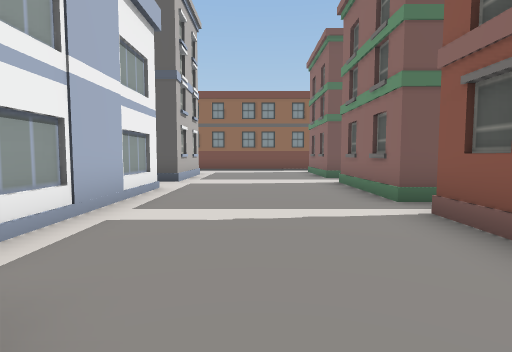
View 1 (above)

24 first-person views from a walk through a Unity game level. The camera is 1.5 m above the floor, tilts 4° down and sees 80° across. The floor is counted in squares, 2 m on a side. Each view is taken from the middle of a square. On the plan, view 1 faces up. The plan holds only what a view shows up to about 10 squares ahead; the rest is blank. The place goes on beyond the plan.

View 2
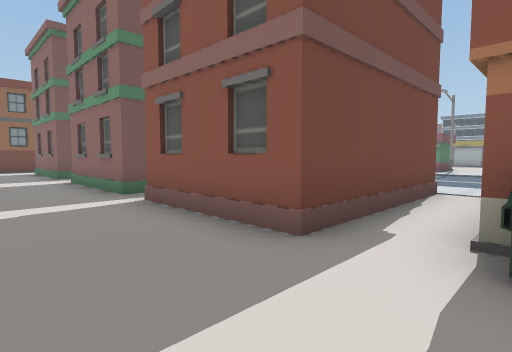

View 3
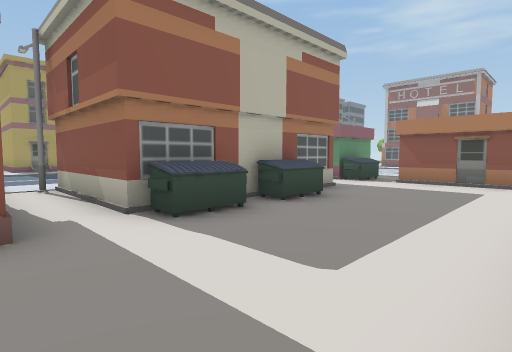

View 4
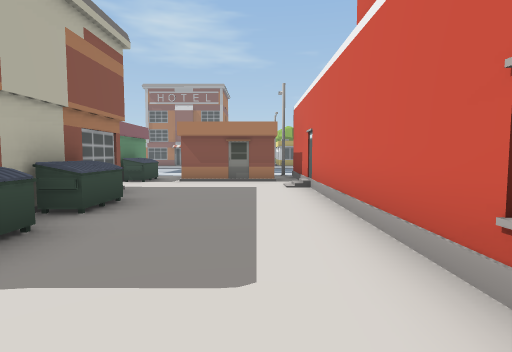

View 5
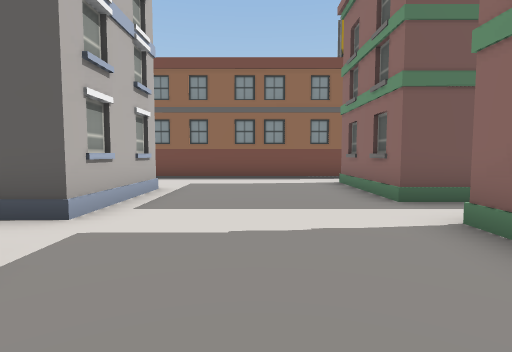

View 6
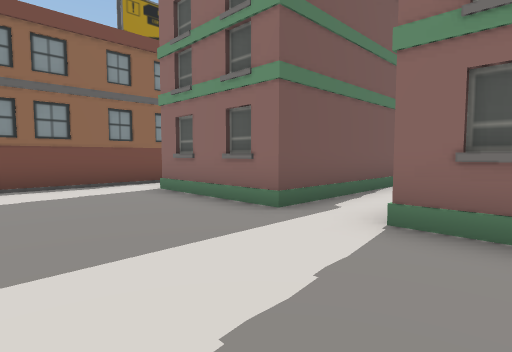

View 7
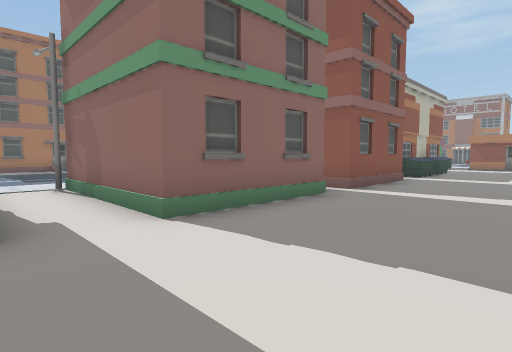

View 8
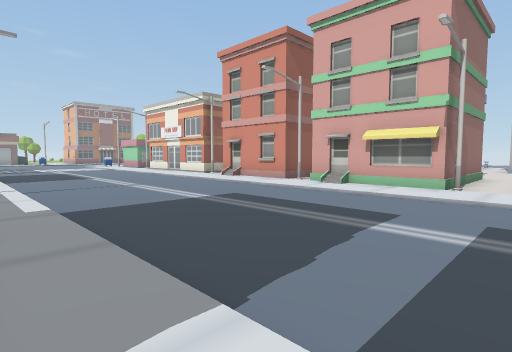

View 9
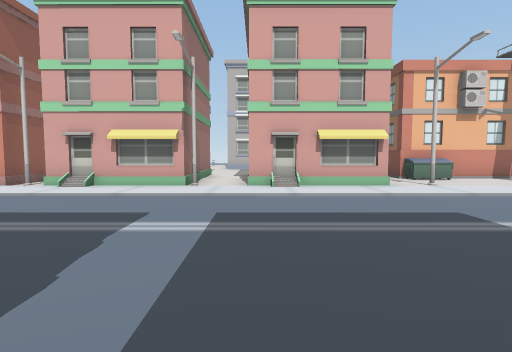

View 10
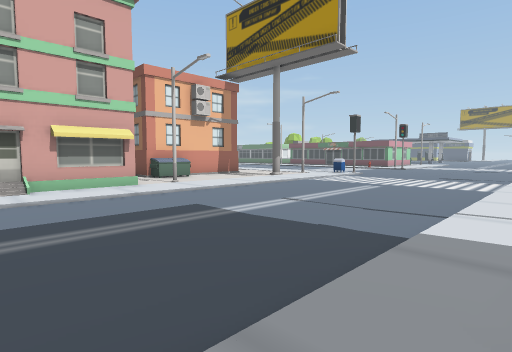

View 11
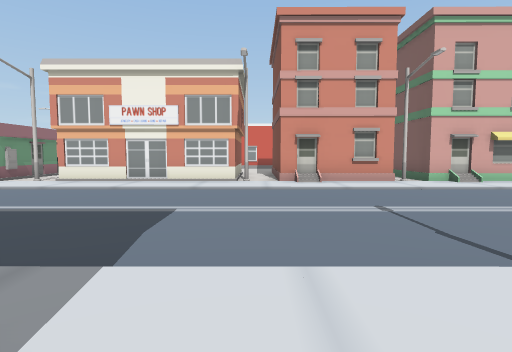

View 12
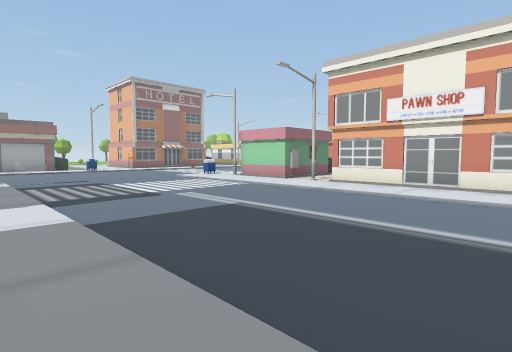

View 13
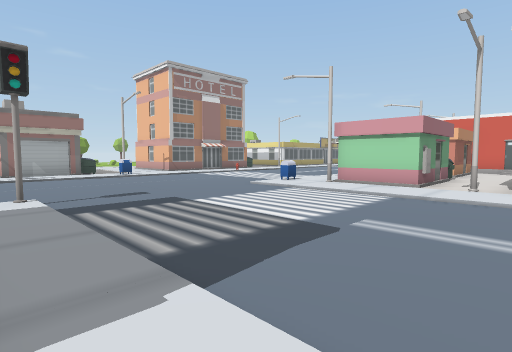

View 14
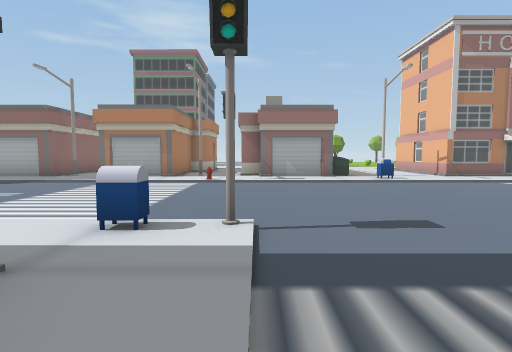

View 15
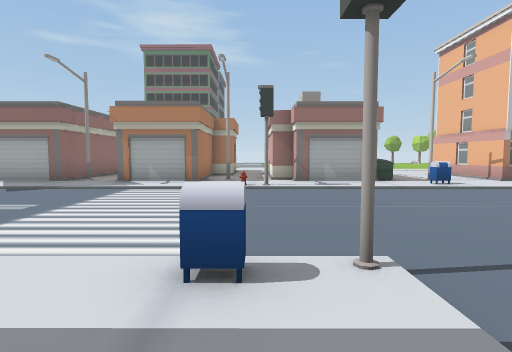

View 16
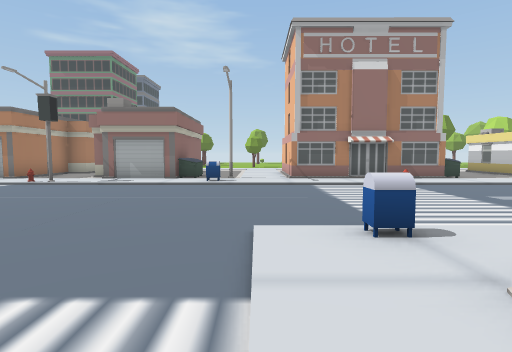

View 17
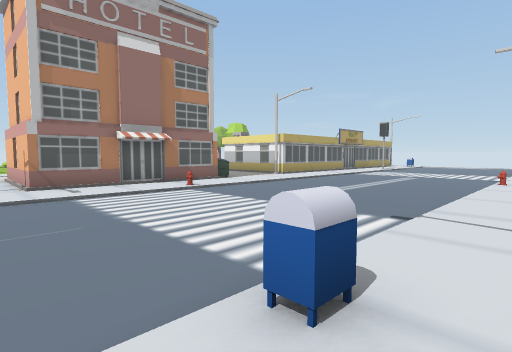

View 18
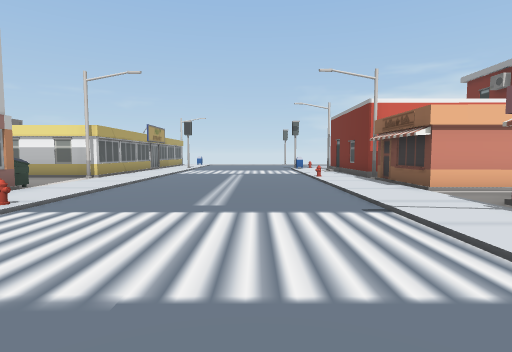

View 19
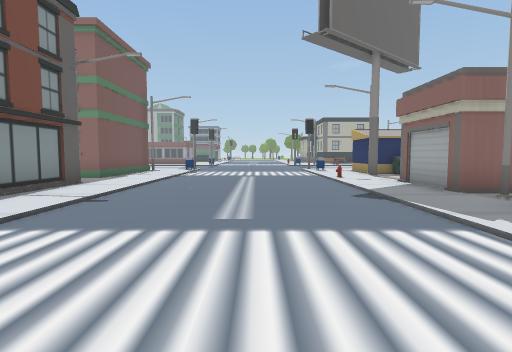

View 20
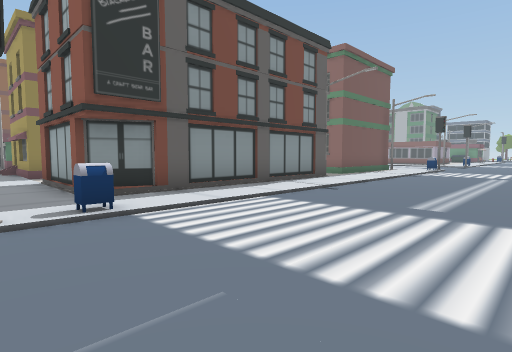

View 21
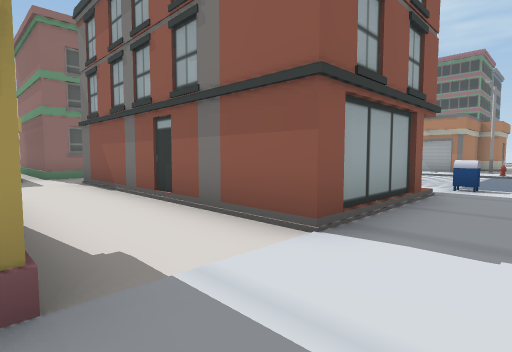

View 22
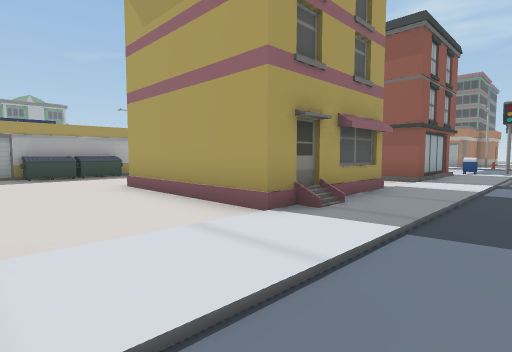

View 23
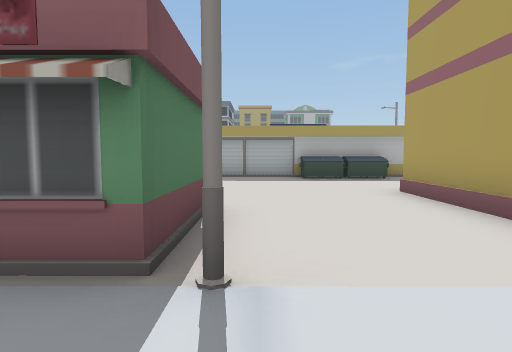

View 24
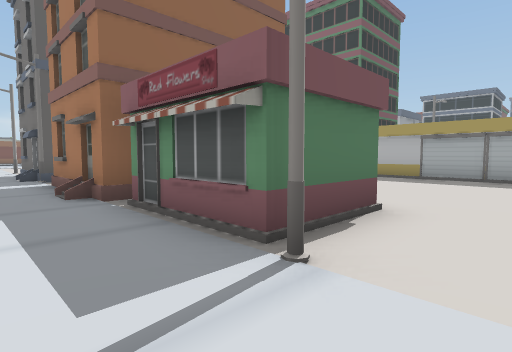

### Floor plan
Key: @ floor where view 1 was taken; # wall or solid block; . floor; / step, stairs or slope; B building; U dumpster; S streetlight; M mailbox; H hydrant; O other object.
Columns run from 2 left of view 1 to 24 right of it. Each row starts with its distance up from view 1.
 20             .../
 19            ..../
 18       #   /..../
 17       #.../..../
 16      ##.../..../
 15 ######U.../..../.
 14 ........S./..../.
 13 .....   #./..../.#
 12 ....B   #./..../.#
 11 B...B   #//....//#
 10 #....####./..../.S
  9 #........./..../.#
  8 .....###S./..../.B
  7 ....B  ##./....//#
  6 ....B   #//..../.#
  5 .....####./..../.#      .#
  4 .....###S./..../.O   ....#
  3 B...B  ##./..../.###.....#
  2 .....   #./..../.S.......#
  1  ....####//..../.........#
  0  .@.....S./..../........U#
 -1 #...U####./..../.#####..U#
 -2 #...U#  #./..../.#     .U#
 -3 #...U#  #./..../.B       #
 -4 #...U#  #./..../.#
 -5 #....#  #./..../.........
 -6 #/......S./..../..........#
 -7 #........./..../.####### B
 -8 #.###U###./..../.#######
 -9 ### #.# O./..../.#######..#
-10 #S.B.....S/..../........S..
-11 O////////M/....OM////////..
-12 ...........................
-13 ...........................
-14 ...........................
-15 ...........................
-16 //////.//////////////////..
-17 ......H....M....O........O.
-18 #S..######.SUB##OS###S###.O
-19 #.. U    # .U  #..#  .#

Positions as (right, up) in squares from view 1, and headings:
1: (0, 0), facing up
2: (0, -1), facing up-right
3: (-1, 1), facing down-right
4: (0, 1), facing down
5: (0, 5), facing up
6: (-1, 7), facing up-right
7: (-1, 10), facing down-right
8: (14, 10), facing down-left
9: (14, 10), facing left
10: (14, 10), facing up-left
11: (15, 0), facing left
12: (14, -1), facing down-left
13: (14, -5), facing down-left
14: (13, -8), facing down
15: (14, -9), facing down
16: (8, -8), facing down
17: (8, -10), facing down-left
18: (8, -13), facing left
19: (14, -14), facing right
20: (13, -15), facing up-right
21: (13, -4), facing down-right
22: (12, 2), facing down-right
23: (13, 2), facing right
24: (13, 1), facing up-right
